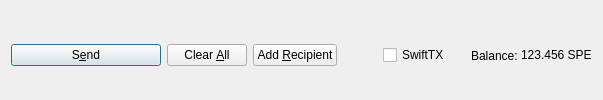
         <widget class="QFrame" name="frame_Send">
          <layout class="QHBoxLayout" name="horizontalLayout">
           <property name="bottomMargin">
            <number>0</number>
           </property>
           <item>
            <widget class="QPushButton" name="sendButton">
             <property name="minimumSize">
              <size>
               <width>150</width>
               <height>0</height>
              </size>
             </property>
             <property name="toolTip">
              <string>Confirm the send action</string>
             </property>
             <property name="text">
              <string>S&amp;end</string>
             </property>
             <property name="icon">
              <iconset resource="../MyTicketCoin.qrc">
               <normaloff>:/icons/send</normaloff>:/icons/send</iconset>
             </property>
             <property name="autoDefault">
              <bool>false</bool>
             </property>
             <property name="default">
              <bool>true</bool>
             </property>
            </widget>
           </item>
           <item>
            <widget class="QPushButton" name="clearButton">
             <property name="sizePolicy">
              <sizepolicy hsizetype="Minimum" vsizetype="Fixed">
               <horstretch>0</horstretch>
               <verstretch>0</verstretch>
              </sizepolicy>
             </property>
             <property name="toolTip">
              <string>Clear all fields of the form.</string>
             </property>
             <property name="text">
              <string>Clear &amp;All</string>
             </property>
             <property name="icon">
              <iconset resource="../MyTicketCoin.qrc">
               <normaloff>:/icons/remove</normaloff>:/icons/remove</iconset>
             </property>
             <property name="autoDefault">
              <bool>false</bool>
             </property>
            </widget>
           </item>
           <item>
            <widget class="QPushButton" name="addButton">
             <property name="toolTip">
              <string>Send to multiple recipients at once</string>
             </property>
             <property name="text">
              <string>Add &amp;Recipient</string>
             </property>
             <property name="icon">
              <iconset resource="../MyTicketCoin.qrc">
               <normaloff>:/icons/add</normaloff>:/icons/add</iconset>
             </property>
             <property name="autoDefault">
              <bool>false</bool>
             </property>
            </widget>
           </item>
           <item>
            <spacer name="horizontalSpacer">
             <property name="orientation">
              <enum>Qt::Horizontal</enum>
             </property>
             <property name="sizeHint" stdset="0">
              <size>
               <width>40</width>
               <height>20</height>
              </size>
             </property>
            </spacer>
           </item>
           <item>
            <layout class="QHBoxLayout" name="horizontalLayout_2">
             <property name="spacing">
              <number>3</number>
             </property>
             <item>
              <widget class="QCheckBox" name="checkSwiftTX">
               <property name="enabled">
                <bool>true</bool>
               </property>
               <property name="minimumSize">
                <size>
                 <width>85</width>
                 <height>0</height>
                </size>
               </property>
               <property name="text">
                <string>SwiftTX</string>
               </property>
              </widget>
             </item>
             <item>
              <widget class="QLabel" name="label">
               <property name="text">
                <string>Balance:</string>
               </property>
              </widget>
             </item>
             <item>
              <widget class="QLabel" name="labelBalance">
               <property name="sizePolicy">
                <sizepolicy hsizetype="Preferred" vsizetype="Fixed">
                 <horstretch>0</horstretch>
                 <verstretch>0</verstretch>
                </sizepolicy>
               </property>
               <property name="cursor">
                <cursorShape>IBeamCursor</cursorShape>
               </property>
               <property name="text">
                <string notr="true">123.456 SPE</string>
               </property>
               <property name="textInteractionFlags">
                <set>Qt::LinksAccessibleByMouse|Qt::TextSelectableByKeyboard|Qt::TextSelectableByMouse</set>
               </property>
              </widget>
             </item>
            </layout>
           </item>
          </layout>
         </widget>
